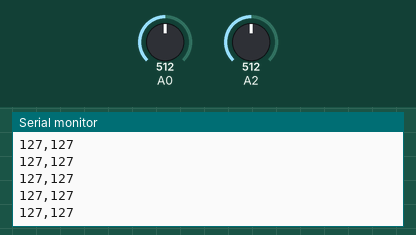
Bench run of a sketch on a simulated Arduino Uno, built with avr-gcc and run on an emulated ATmega328P. Shown: the last lines printed to the serial monitor. Inputs (shaded band) come from the test bench; at power-on: A0 = 512, A2 = 512.

Above: at 1.2 s.
1.3 s: A0 set to 40
At 2.0 s:
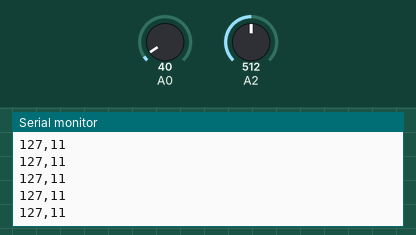
2.8 s: A0 set to 34
At 3.8 s:
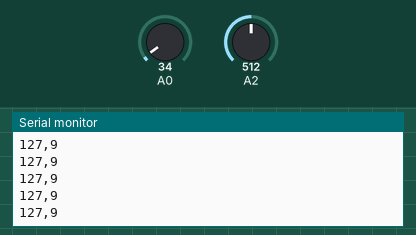
4.3 s: A0 set to 519
At 5.3 s:
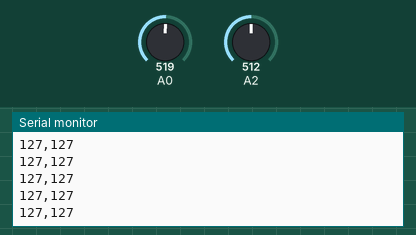
5.8 s: A0 set to 548
At 6.4 s:
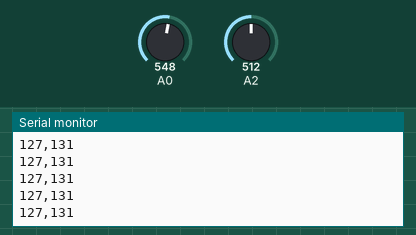
7.3 s: A2 set to 492
At 8.4 s:
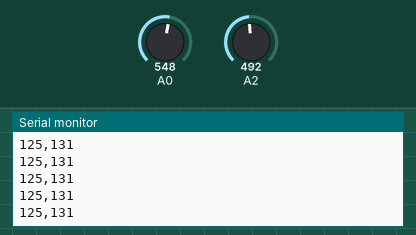
8.8 s: A2 set to 510
At 9.5 s:
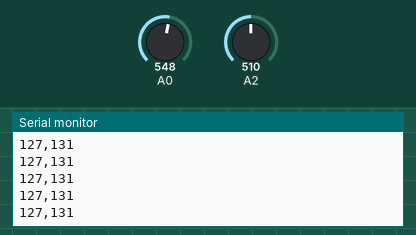
Timing chart, 0 to 11.8 s (numbered marks = the images above; inputs shaded):
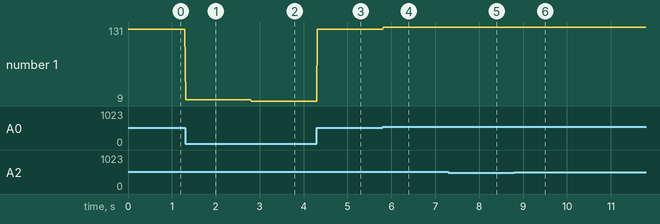

The sketch:

Triger_Master.ino
```cpp
#include<SoftwareSerial.h>

SoftwareSerial btSerial(2, 3); // RX | TX


int plug=5;

struct PacketData
{
  byte rotor;
  byte ser;
};
PacketData data;

void setup()
{
  Serial.begin(9600);

  btSerial.begin(38400);
}

int mapAndAdjustJoystickDeadBandValues(int value, bool reverse)
{
  if (value >= 530)
  {
    value = map(value, 530, 1023, 127, 254);
  }
  else if (value <= 500)
  {
    value = map(value, 500, 0, 127, 0);
  }
  else
  {
    value = 127;
  }

  if (reverse)
  {
    value = 254 - value;
  }
  return value;
}

void loop()
{
  data.rotor = mapAndAdjustJoystickDeadBandValues(analogRead(A0), false);
  data.ser = mapAndAdjustJoystickDeadBandValues(analogRead(A2), false);

    String dataString;
    dataString = dataString
                + data.ser + ","
                + data.rotor + "\n";

    Serial.print(dataString);

  btSerial.print(dataString);
  delay(10);
}
```

Measured:
- after the input at 1.3 s, the serial monitor: prints a new line at once (image 1)
- after the input at 2.8 s, the serial monitor: prints a new line at once (image 2)
- after the input at 4.3 s, the serial monitor: prints a new line at once (image 3)
- after the input at 5.8 s, the serial monitor: prints a new line at once (image 4)
- after the input at 7.3 s, the serial monitor: prints a new line at once (image 5)
- plotted number 1: 127 → 11 after the input at 1.3 s, 11 → 9 after the input at 2.8 s, 127 → 131 after the input at 5.8 s
